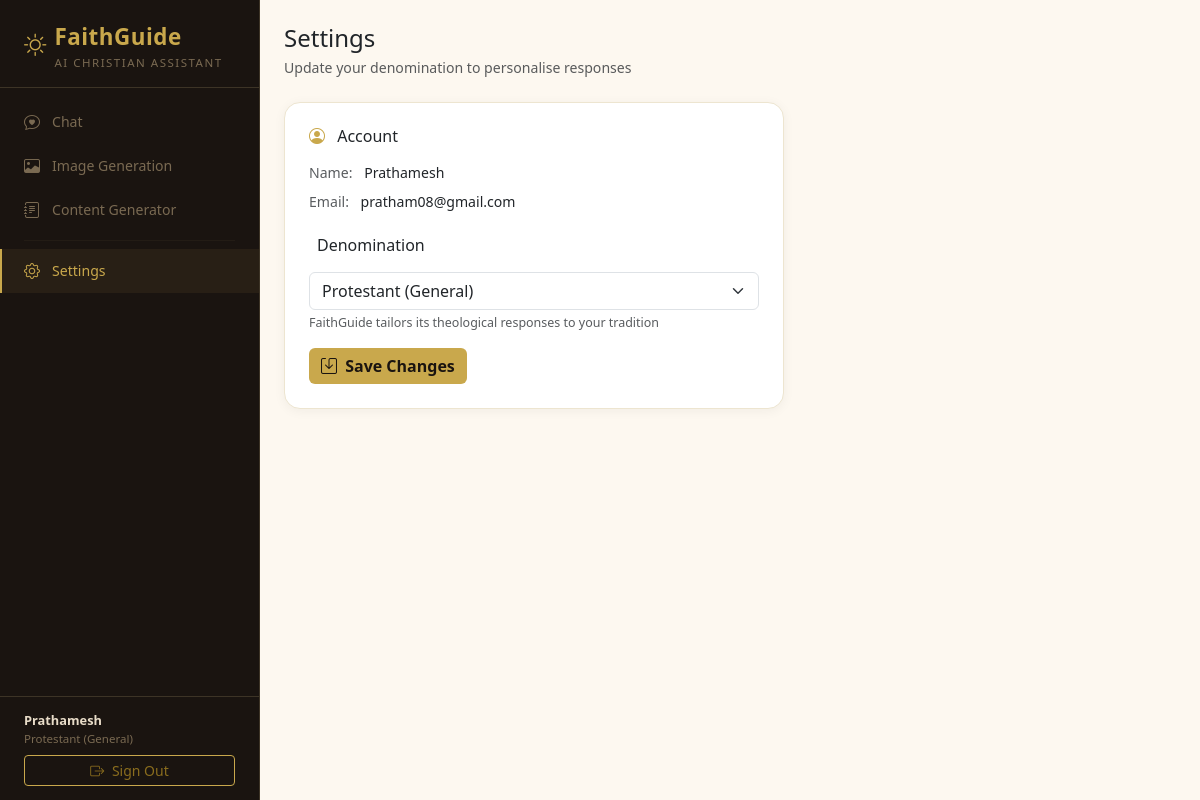
The page /settings (signed in) on the database its author committed.
### app/models.py (models this page shows, shortened)
class User(db.Model):
    __tablename__ = 'users'
    id           = db.Column(db.Integer, primary_key=True)
    name         = db.Column(db.String(100), nullable=False)
    email        = db.Column(db.String(150), unique=True, nullable=False)
    password     = db.Column(db.String(200), nullable=False)
    denomination = db.Column(db.String(100), default='Protestant (General)')
    created_at   = db.Column(db.DateTime, default=datetime.utcnow)
    conversations = db.relationship('Conversation', back_populates='user',
                                    cascade='all, delete-orphan')

### app/auth.py (the view)
@auth_bp.route('/settings', methods=['GET', 'POST'])
def settings():
    from app.utils import get_current_user, login_required
    user = get_current_user()
    if not user:
        return redirect(url_for('auth.login'))
    if request.method == 'POST':
        denomination = request.form.get('denomination', user.denomination)
        user.denomination = denomination
        session['denomination'] = denomination
        db.session.commit()
        flash('Denomination updated!', 'success')
    return render_template('auth/settings.html',
                           denominations=Config.DENOMINATIONS,
                           user=user)

### app/utils.py (called while the page is built)
def get_current_user():
    user_id = session.get('user_id')
    if not user_id:
        return None
    return User.query.get(user_id)

### app/templates/auth/settings.html (shortened to what this page needs)
{% extends "base.html" %}
{% block content %}
<div style="max-width:500px">
  <h4 class="fw-700 mb-1">Settings</h4>
  <p class="text-muted mb-4" style="font-size:0.88rem">
    Update your denomination to personalise responses
  </p>
  <div class="faith-card p-4">
    <h6 class="fw-600 mb-3">
      <i class="bi bi-person-circle me-2" style="color:var(--gold)"></i>
      Account
    </h6>
    <div class="mb-2" style="font-size:0.88rem">
      <span class="text-muted">Name:</span>
      <span class="ms-2 fw-500">{{ user.name }}</span>
    </div>
    <div class="mb-4" style="font-size:0.88rem">
      <span class="text-muted">Email:</span>
      <span class="ms-2 fw-500">{{ user.email }}</span>
    </div>
    <h6 class="fw-600 mb-3">
      Denomination
    </h6>
    <form method="POST">
      <div class="mb-3">
        <select name="denomination" class="form-select">
          {% for d in denominations %}
            <option value="{{ d }}" {{ 'selected' if d == user.denomination }}>
              {{ d }}
            </option>
          {% endfor %}
        </select>
        <div class="text-muted mt-1" style="font-size:0.78rem">
          FaithGuide tailors its theological responses to your tradition
        </div>
      </div>
      <button type="submit" class="btn btn-gold">
        <i class="bi bi-save me-1"></i> Save Changes
      </button>
    </form>
  </div>
</div>
{% endblock %}

### app/templates/base.html (shortened to what this page needs)
<!DOCTYPE html>
<html lang="en">
<head>
  <link href="https://cdn.jsdelivr.net/npm/bootstrap@5.3.2/dist/css/bootstrap.min.css" rel="stylesheet"/>
  <link href="https://cdn.jsdelivr.net/npm/bootstrap-icons@1.11.3/font/bootstrap-icons.min.css" rel="stylesheet"/>
</head>
<body>
{% if session.user_id %}
<div class="sidebar">
  <div class="sidebar-brand">
    <div class="d-flex align-items-center gap-2">
      <i class="bi bi-brightness-high" style="color:var(--gold);font-size:1.4rem"></i>
      <div>
        <div class="brand-name">FaithGuide</div>
        <div class="brand-sub">AI Christian Assistant</div>
      </div>
    </div>
  </div>
  <nav class="sidebar-nav">
    <a href="{{ url_for('chat.index') }}"
       class="{{ 'active' if request.endpoint == 'chat.index' }}">
      <i class="bi bi-chat-heart"></i> Chat
    </a>
    <a href="{{ url_for('chat.image_page') }}"
       class="{{ 'active' if request.endpoint == 'chat.image_page' }}">
      <i class="bi bi-image"></i> Image Generation
    </a>
    <a href="{{ url_for('chat.content_page') }}"
       class="{{ 'active' if request.endpoint == 'chat.content_page' }}">
      <i class="bi bi-journal-text"></i> Content Generator
    </a>
    <hr class="sidebar-divider"/>
    <a href="{{ url_for('auth.settings') }}"
       class="{{ 'active' if request.endpoint == 'auth.settings' }}">
      <i class="bi bi-gear"></i> Settings
    </a>
  </nav>
  <div class="sidebar-footer">
    <div class="user-name">{{ session.user_name }}</div>
    <div class="user-denom">{{ session.denomination }}</div>
    <a href="{{ url_for('auth.logout') }}"
       class="btn btn-sm btn-outline-gold mt-2 w-100">
      <i class="bi bi-box-arrow-right me-1"></i> Sign Out
    </a>
  </div>
</div>
<div class="main-content p-4">
{% endif %}
  {% block content %}{% endblock %}
{% if session.user_id %}
</div>
{% endif %}
</body>
</html>

### app/templates/base.html (style rules this page uses)
:root { --gold: #c9a84c; --gold-light: #f5e6c0; --gold-dark: #8a6d1e; --parchment: #fdf8f0; --dark-bg: #1a1410; --dark-card: #241e18; --dark-border: #3d3426; --text-light: #e8dcc8; }
body { background: var(--parchment); font-family: 'Segoe UI', sans-serif; }
.sidebar { width: 260px; min-height: 100vh; background: var(--dark-bg); position: fixed; top: 0; left: 0; display: flex; flex-direction: column; z-index: 100; border-right: 1px solid var(--dark-border); }
.sidebar-brand { padding: 20px 24px 16px; border-bottom: 1px solid var(--dark-border); }
.sidebar-brand .brand-name { font-size: 1.4rem; font-weight: 700; color: var(--gold); letter-spacing: 0.5px; }
.sidebar-brand .brand-sub { font-size: 0.72rem; color: #7a6a52; text-transform: uppercase; letter-spacing: 1.5px; }
.sidebar-nav { padding: 12px 0; flex: 1; }
.sidebar-nav a { display: flex; align-items: center; gap: 10px; padding: 10px 24px; color: #7a6a52; text-decoration: none; font-size: 0.88rem; transition: all 0.18s; }
.sidebar-nav a:hover, .sidebar-nav a.active { color: var(--gold); background: rgba(201,168,76,0.08); border-left: 2px solid var(--gold); padding-left: 22px; }
.sidebar-nav a i { font-size: 1rem; width: 18px; }
.sidebar-divider { border-color: var(--dark-border); margin: 8px 24px; }
.sidebar-footer { padding: 14px 24px; border-top: 1px solid var(--dark-border); font-size: 0.8rem; }
.sidebar-footer .user-name { color: var(--text-light); font-weight: 600; }
.sidebar-footer .user-denom { color: #7a6a52; font-size: 0.72rem; }
.main-content { margin-left: 260px; min-height: 100vh; }
.faith-card { background: #fff; border: 1px solid #ede5d0; border-radius: 16px; box-shadow: 0 2px 12px rgba(0,0,0,0.05); }
.btn-gold { background: var(--gold); color: #1a1410; border: none; font-weight: 600; transition: all 0.2s; }
.btn-outline-gold { border: 1.5px solid var(--gold); color: var(--gold-dark); background: transparent; }

### rows shown on the page
User: user_name "Prathamesh", denomination "Protestant (General)", name "Prathamesh", email "pratham08@gmail.com"

### other values the page prints
form field denomination "Protestant (General)"
